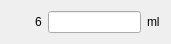
    <widget class="QWidget" name="layoutWidget">
     <property name="geometry">
      <rect>
       <x>20</x>
       <y>269</y>
       <width>171</width>
       <height>41</height>
      </rect>
     </property>
     <layout class="QGridLayout" name="gridLayout_10">
      <item row="1" column="0">
       <spacer name="horizontalSpacer_15">
        <property name="orientation">
         <enum>Qt::Horizontal</enum>
        </property>
        <property name="sizeHint" stdset="0">
         <size>
          <width>40</width>
          <height>20</height>
         </size>
        </property>
       </spacer>
      </item>
      <item row="0" column="2">
       <spacer name="verticalSpacer_22">
        <property name="orientation">
         <enum>Qt::Vertical</enum>
        </property>
        <property name="sizeHint" stdset="0">
         <size>
          <width>20</width>
          <height>40</height>
         </size>
        </property>
       </spacer>
      </item>
      <item row="2" column="2">
       <spacer name="verticalSpacer_23">
        <property name="orientation">
         <enum>Qt::Vertical</enum>
        </property>
        <property name="sizeHint" stdset="0">
         <size>
          <width>20</width>
          <height>40</height>
         </size>
        </property>
       </spacer>
      </item>
      <item row="1" column="1">
       <widget class="QLabel" name="lb6">
        <property name="text">
         <string>6</string>
        </property>
       </widget>
      </item>
      <item row="1" column="3">
       <widget class="QLabel" name="label_20">
        <property name="text">
         <string>ml</string>
        </property>
       </widget>
      </item>
      <item row="1" column="2">
       <widget class="QLineEdit" name="leFlowDisplay_6">
        <property name="text">
         <string/>
        </property>
       </widget>
      </item>
     </layout>
    </widget>
